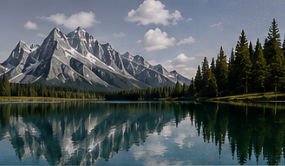
#> input picture ComputerVision/Lecture 02 - Image Filtering/codes_python/blur.png, 285 x 166 px
$ python sharp_and_edge.py   (older library calls are emulated)
#> lines starting #> are read from the running program, lines starting #| are printed output that depends on the picture
import cv2
import numpy as np
import matplotlib.pyplot as plt

# -------------------------------------------------------
# 1. Load image
# -------------------------------------------------------
img = cv2.imread("blur.png")
#> img is the input picture: shape (166, 285, 3); mean B, G, R 93.4, 90.5, 81
img = cv2.cvtColor(img, cv2.COLOR_BGR2RGB)

gray = cv2.cvtColor(img, cv2.COLOR_RGB2GRAY)
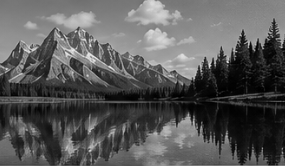
#> gray: shape (166, 285); min 0, max 240, mean 88

# -------------------------------------------------------
# 2. EDGE DETECTION
#    Sobel gradient magnitude
# -------------------------------------------------------
sobel_x = cv2.Sobel(gray, cv2.CV_64F, 1, 0, ksize=3)
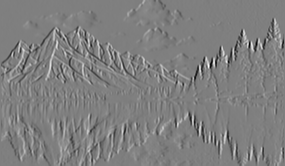
#> sobel_x: shape (166, 285) float64; min -699, max 699, mean -1; drawn with min black and max white
sobel_y = cv2.Sobel(gray, cv2.CV_64F, 0, 1, ksize=3)
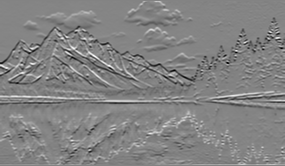
#> sobel_y: shape (166, 285) float64; min -526, max 494, mean -1.5; drawn with min black and max white

edge = np.sqrt(sobel_x**2 + sobel_y**2)
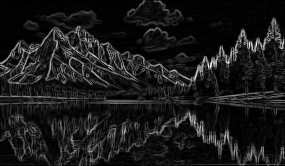
#> edge: shape (166, 285) float64; min 0, max 727.5, mean 75.2; drawn with min black and max white
edge = cv2.normalize(edge, None, 0, 255, cv2.NORM_MINMAX)
edge = edge.astype(np.uint8)

# -------------------------------------------------------
# 3. SHARPENING
#    Unsharp masking
# -------------------------------------------------------
blurred = cv2.GaussianBlur(img, (0, 0), sigmaX=2)
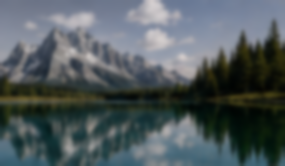
#> blurred: shape (166, 285, 3); mean R, G, B 80.9, 90.5, 93.4

sharpened = cv2.addWeighted(
    img,      1.8,     # original image
    blurred, -0.8,     # subtract blurred component
    0
)

# -------------------------------------------------------
# 4. Display side by side
# -------------------------------------------------------
fig, axes = plt.subplots(1, 4, figsize=(20, 8))

axes[0].imshow(img)
axes[0].set_title("Original Image", fontsize=15, fontweight="bold")
axes[0].axis("off")

axes[1].imshow(edge, cmap="gray")
axes[1].set_title("Edge Detection (Sobel)", fontsize=15, fontweight="bold")
axes[1].axis("off")

axes[2].imshow(sharpened)
axes[2].set_title("Sharpening (Unsharp Masking)", fontsize=15, fontweight="bold")
axes[2].axis("off")

plt.tight_layout()
plt.savefig("sharpen.png")


gray = cv2.cvtColor(img, cv2.COLOR_RGB2GRAY)

# -------------------------------------------------------
# 2. SOBEL
# -------------------------------------------------------
sobel_x = cv2.Sobel(gray, cv2.CV_64F, 1, 0, ksize=3)
sobel_y = cv2.Sobel(gray, cv2.CV_64F, 0, 1, ksize=3)

sobel = np.sqrt(sobel_x**2 + sobel_y**2)
sobel = cv2.normalize(sobel, None, 0, 255, cv2.NORM_MINMAX)
sobel = sobel.astype(np.uint8)

# -------------------------------------------------------
# 3. PREWITT
# -------------------------------------------------------
kernel_x = np.array([
    [-1, 0, 1],
    [-1, 0, 1],
    [-1, 0, 1]
], dtype=np.float32)

kernel_y = np.array([
    [-1, -1, -1],
    [ 0,  0,  0],
    [ 1,  1,  1]
], dtype=np.float32)

prewitt_x = cv2.filter2D(gray, cv2.CV_32F, kernel_x)
prewitt_y = cv2.filter2D(gray, cv2.CV_32F, kernel_y)

prewitt = np.sqrt(prewitt_x**2 + prewitt_y**2)
prewitt = cv2.normalize(prewitt, None, 0, 255, cv2.NORM_MINMAX)
prewitt = prewitt.astype(np.uint8)

# -------------------------------------------------------
# 4. LAPLACIAN
# -------------------------------------------------------
laplacian = cv2.Laplacian(gray, cv2.CV_64F, ksize=3)
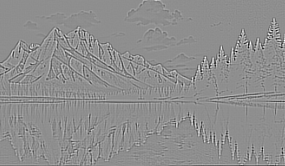
#> laplacian: shape (166, 285) float64; min -1112, max 878, mean -0.4; drawn with min black and max white

# Take magnitude to visualize both positive and negative responses
laplacian = np.abs(laplacian)
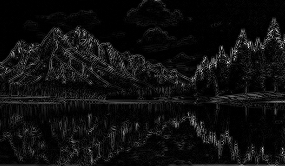
#> laplacian: shape (166, 285) float64; min 0, max 1112, mean 66.2; drawn with min black and max white
laplacian = cv2.normalize(
    laplacian, None, 0, 255, cv2.NORM_MINMAX
)
laplacian = laplacian.astype(np.uint8)

# -------------------------------------------------------
# 5. Display
# -------------------------------------------------------
fig, axes = plt.subplots(1, 4, figsize=(18, 5))

axes[0].imshow(gray, cmap="gray")
axes[0].set_title("Original Image", fontsize=14, fontweight="bold")
axes[0].axis("off")

axes[1].imshow(sobel, cmap="gray")
axes[1].set_title("Sobel", fontsize=14, fontweight="bold")
axes[1].axis("off")

axes[2].imshow(prewitt, cmap="gray")
axes[2].set_title("Prewitt", fontsize=14, fontweight="bold")
axes[2].axis("off")

axes[3].imshow(laplacian, cmap="gray")
axes[3].set_title("Laplacian", fontsize=14, fontweight="bold")
axes[3].axis("off")

plt.tight_layout()
plt.savefig("edges.png")
